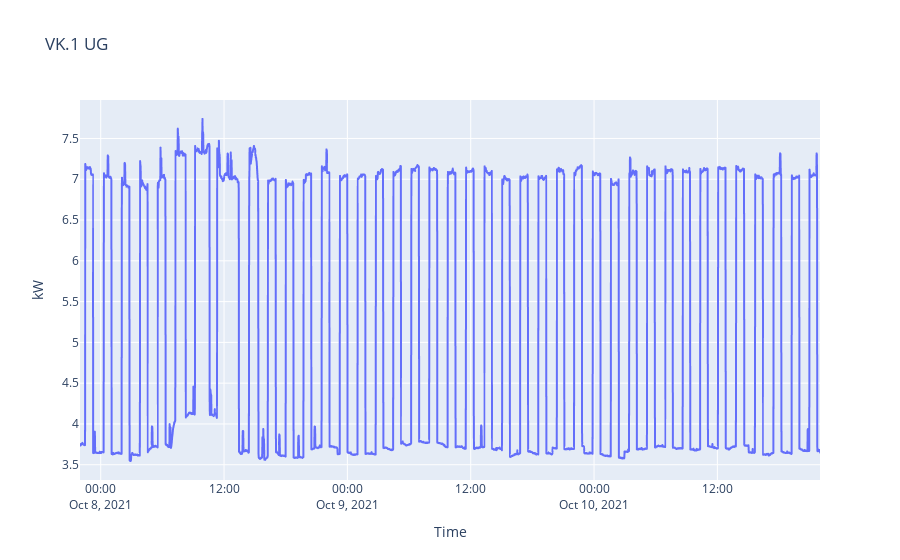

Here is the notebook cell this chart was saved with:
### Code cell
px.line(
    x=df_1T.index, y=df_1T.kw, 
    title='VK.1 UG',
    labels={
        'x': 'Time',
        'y': 'kW'
    })

### Figure 1 — Plotly figure (JSON) as saved in the notebook; plotly's stock layout.template omitted (floating-point values rounded to 4 significant figures; data arrays with more than 128 entries replaced by an {"elided": "..."} marker saying what was removed)
{"data": [{"hovertemplate": "Time=%{x}<br>kW=%{y}<extra></extra>", "legendgroup": "", "line": {"color": "#636efa", "dash": "solid"}, "marker": {"symbol": "circle"}, "mode": "lines", "name": "", "showlegend": false, "type": "scattergl", "x": {"elided": "4321 str values"}, "xaxis": "x", "y": {"elided": "4321 float values"}, "yaxis": "y"}], "layout": {"legend": {"tracegroupgap": 0}, "title": {"text": "VK.1 UG"}, "xaxis": {"anchor": "y", "domain": [0, 1], "title": {"text": "Time"}}, "yaxis": {"anchor": "x", "domain": [0, 1], "title": {"text": "kW"}}}}
